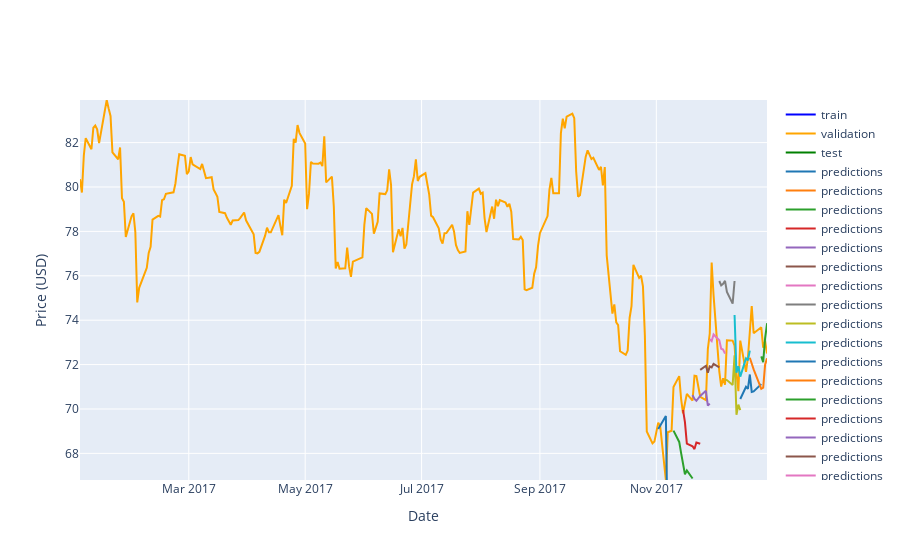

Source (notebook cell):
### Code cell
import plotly.graph_objects as go
import plotly.offline as py

# Plotly colors
colors = [
    '#1f77b4',  # muted blue
    '#ff7f0e',  # safety orange
    '#2ca02c',  # cooked asparagus green
    '#d62728',  # brick red
    '#9467bd',  # muted purple
    '#8c564b',  # chestnut brown
    '#e377c2',  # raspberry yogurt pink
    '#7f7f7f',  # middle gray
    '#bcbd22',  # curry yellow-green
    '#17becf'   # blue-teal
]

# Plot validation predictions
fig = go.Figure()

# Add traces
fig.add_trace(go.Scatter(x=train_df['Date'], 
                         y=train_df['Close'],
                         mode='lines',
                         name='train',
                         line=dict(color='blue')))
fig.add_trace(go.Scatter(x=valid_df['Date'], 
                         y=valid_df['Close'],
                         mode='lines',
                         name='validation',
                         line=dict(color='orange')))
fig.add_trace(go.Scatter(x=test_df['Date'], 
                         y=test_df['Close'],
                         mode='lines',
                         name='test',
                         line=dict(color='green')))

# Plot the predictions
n = 0
for key in preds_dict:
    fig.add_trace(go.Scatter(x=train_val[key:key+H]['Date'], 
                             y=preds_dict[key],
                             mode='lines',
                             name='predictions',
                             line=dict(color=colors[n%len(colors)])))
    n = n + 1

fig.update_layout(yaxis=dict(title='Price (USD)'),
                  xaxis=dict(title='Date'))
fig.update_xaxes(range=[valid_df['Date'].min(), valid_df['Date'].max()])
fig.update_yaxes(range=[valid_df['Close'].min(), valid_df['Close'].max()])
py.iplot(fig, filename='StockPricePrediction_v3_xgboost_val_' + str(pred_day))

### Figure 1 — Plotly figure (JSON) as saved in the notebook; plotly's stock layout.template omitted (floating-point values rounded to 4 significant figures; data arrays with more than 128 entries replaced by an {"elided": "..."} marker saying what was removed)
{"data": [{"line": {"color": "blue"}, "mode": "lines", "name": "train", "type": "scatter", "x": {"elided": "1008 str values"}, "y": {"elided": "1008 float values"}}, {"line": {"color": "orange"}, "mode": "lines", "name": "validation", "type": "scatter", "x": {"elided": "251 str values"}, "y": {"elided": "251 float values"}}, {"line": {"color": "green"}, "mode": "lines", "name": "test", "type": "scatter", "x": {"elided": "251 str values"}, "y": {"elided": "251 float values"}}, {"line": {"color": "#1f77b4"}, "mode": "lines", "name": "predictions", "type": "scatter", "x": ["2017-11-02T00:00:00", "2017-11-03T00:00:00", "2017-11-06T00:00:00", "2017-11-07T00:00:00", "2017-11-08T00:00:00", "2017-11-09T00:00:00", "2017-11-10T00:00:00"], "y": [69.1, 69.23, 69.69, 63.83, 64.77, 64.42, 64.17]}, {"line": {"color": "#ff7f0e"}, "mode": "lines", "name": "predictions", "type": "scatter", "x": ["2017-11-07T00:00:00", "2017-11-08T00:00:00", "2017-11-09T00:00:00", "2017-11-10T00:00:00", "2017-11-13T00:00:00", "2017-11-14T00:00:00", "2017-11-15T00:00:00"], "y": [61.37, 62.1, 62.17, 62.14, 61.76, 61.22, 60.9]}, {"line": {"color": "#2ca02c"}, "mode": "lines", "name": "predictions", "type": "scatter", "x": ["2017-11-10T00:00:00", "2017-11-13T00:00:00", "2017-11-14T00:00:00", "2017-11-15T00:00:00", "2017-11-16T00:00:00", "2017-11-17T00:00:00", "2017-11-20T00:00:00"], "y": [69.03, 68.52, 68.01, 67.43, 67.06, 67.23, 66.87]}, {"line": {"color": "#d62728"}, "mode": "lines", "name": "predictions", "type": "scatter", "x": ["2017-11-15T00:00:00", "2017-11-16T00:00:00", "2017-11-17T00:00:00", "2017-11-20T00:00:00", "2017-11-21T00:00:00", "2017-11-22T00:00:00", "2017-11-24T00:00:00"], "y": [69.96, 69.41, 68.44, 68.32, 68.19, 68.49, 68.43]}, {"line": {"color": "#9467bd"}, "mode": "lines", "name": "predictions", "type": "scatter", "x": ["2017-11-20T00:00:00", "2017-11-21T00:00:00", "2017-11-22T00:00:00", "2017-11-24T00:00:00", "2017-11-27T00:00:00", "2017-11-28T00:00:00", "2017-11-29T00:00:00"], "y": [70.62, 70.46, 70.37, 70.59, 70.82, 70.15, 70.24]}, {"line": {"color": "#8c564b"}, "mode": "lines", "name": "predictions", "type": "scatter", "x": ["2017-11-24T00:00:00", "2017-11-27T00:00:00", "2017-11-28T00:00:00", "2017-11-29T00:00:00", "2017-11-30T00:00:00", "2017-12-01T00:00:00", "2017-12-04T00:00:00"], "y": [71.76, 71.95, 71.64, 71.92, 71.88, 72.03, 71.87]}, {"line": {"color": "#e377c2"}, "mode": "lines", "name": "predictions", "type": "scatter", "x": ["2017-11-29T00:00:00", "2017-11-30T00:00:00", "2017-12-01T00:00:00", "2017-12-04T00:00:00", "2017-12-05T00:00:00", "2017-12-06T00:00:00", "2017-12-07T00:00:00"], "y": [73.14, 73.06, 73.36, 73.09, 72.71, 72.68, 72.49]}, {"line": {"color": "#7f7f7f"}, "mode": "lines", "name": "predictions", "type": "scatter", "x": ["2017-12-04T00:00:00", "2017-12-05T00:00:00", "2017-12-06T00:00:00", "2017-12-07T00:00:00", "2017-12-08T00:00:00", "2017-12-11T00:00:00", "2017-12-12T00:00:00"], "y": [75.77, 75.57, 75.64, 75.77, 75.27, 74.75, 75.77]}, {"line": {"color": "#bcbd22"}, "mode": "lines", "name": "predictions", "type": "scatter", "x": ["2017-12-07T00:00:00", "2017-12-08T00:00:00", "2017-12-11T00:00:00", "2017-12-12T00:00:00", "2017-12-13T00:00:00", "2017-12-14T00:00:00", "2017-12-15T00:00:00"], "y": [71.32, 71.3, 71.08, 72.41, 69.74, 70.19, 69.95]}, {"line": {"color": "#17becf"}, "mode": "lines", "name": "predictions", "type": "scatter", "x": ["2017-12-12T00:00:00", "2017-12-13T00:00:00", "2017-12-14T00:00:00", "2017-12-15T00:00:00", "2017-12-18T00:00:00", "2017-12-19T00:00:00", "2017-12-20T00:00:00"], "y": [74.23, 71.64, 71.92, 71.46, 72.28, 72.2, 72.63]}, {"line": {"color": "#1f77b4"}, "mode": "lines", "name": "predictions", "type": "scatter", "x": ["2017-12-15T00:00:00", "2017-12-18T00:00:00", "2017-12-19T00:00:00", "2017-12-20T00:00:00", "2017-12-21T00:00:00", "2017-12-22T00:00:00", "2017-12-26T00:00:00"], "y": [70.45, 71.0, 70.9, 71.55, 70.77, 70.79, 71.12]}, {"line": {"color": "#ff7f0e"}, "mode": "lines", "name": "predictions", "type": "scatter", "x": ["2017-12-20T00:00:00", "2017-12-21T00:00:00", "2017-12-22T00:00:00", "2017-12-26T00:00:00", "2017-12-27T00:00:00", "2017-12-28T00:00:00", "2017-12-29T00:00:00"], "y": [72.31, 72.04, 71.78, 70.91, 70.96, 71.99, 72.28]}, {"line": {"color": "#2ca02c"}, "mode": "lines", "name": "predictions", "type": "scatter", "x": ["2017-12-26T00:00:00", "2017-12-27T00:00:00", "2017-12-28T00:00:00", "2017-12-29T00:00:00", "2018-01-02T00:00:00", "2018-01-03T00:00:00", "2018-01-04T00:00:00"], "y": [72.37, 72.1, 73.18, 73.83, 73.91, 74.02, 73.89]}, {"line": {"color": "#d62728"}, "mode": "lines", "name": "predictions", "type": "scatter", "x": ["2017-12-29T00:00:00", "2018-01-02T00:00:00", "2018-01-03T00:00:00", "2018-01-04T00:00:00", "2018-01-05T00:00:00", "2018-01-08T00:00:00", "2018-01-09T00:00:00"], "y": [73.51, 73.49, 73.36, 73.16, 73.26, 73.07, 73.01]}, {"line": {"color": "#9467bd"}, "mode": "lines", "name": "predictions", "type": "scatter", "x": ["2018-01-04T00:00:00", "2018-01-05T00:00:00", "2018-01-08T00:00:00", "2018-01-09T00:00:00", "2018-01-10T00:00:00", "2018-01-11T00:00:00", "2018-01-12T00:00:00"], "y": [73.36, 73.67, 73.17, 73.02, 73.65, 73.72, 73.51]}, {"line": {"color": "#8c564b"}, "mode": "lines", "name": "predictions", "type": "scatter", "x": ["2018-01-09T00:00:00", "2018-01-10T00:00:00", "2018-01-11T00:00:00", "2018-01-12T00:00:00", "2018-01-16T00:00:00", "2018-01-17T00:00:00", "2018-01-18T00:00:00"], "y": [77.57, 78.27, 77.99, 77.13, 76.41, 76.07, 76.42]}, {"line": {"color": "#e377c2"}, "mode": "lines", "name": "predictions", "type": "scatter", "x": ["2018-01-12T00:00:00", "2018-01-16T00:00:00", "2018-01-17T00:00:00", "2018-01-18T00:00:00", "2018-01-19T00:00:00", "2018-01-22T00:00:00", "2018-01-23T00:00:00"], "y": [78.36, 77.43, 77.31, 77.01, 76.93, 76.91, 76.71]}, {"line": {"color": "#7f7f7f"}, "mode": "lines", "name": "predictions", "type": "scatter", "x": ["2018-01-18T00:00:00", "2018-01-19T00:00:00", "2018-01-22T00:00:00", "2018-01-23T00:00:00", "2018-01-24T00:00:00", "2018-01-25T00:00:00", "2018-01-26T00:00:00"], "y": [79.17, 79.13, 78.94, 78.97, 79.06, 79.41, 79.5]}, {"line": {"color": "#bcbd22"}, "mode": "lines", "name": "predictions", "type": "scatter", "x": ["2018-01-23T00:00:00", "2018-01-24T00:00:00", "2018-01-25T00:00:00", "2018-01-26T00:00:00", "2018-01-29T00:00:00", "2018-01-30T00:00:00", "2018-01-31T00:00:00"], "y": [80.55, 80.1, 80.58, 80.62, 80.47, 80.71, 80.84]}, {"line": {"color": "#17becf"}, "mode": "lines", "name": "predictions", "type": "scatter", "x": ["2018-01-26T00:00:00", "2018-01-29T00:00:00", "2018-01-30T00:00:00", "2018-01-31T00:00:00", "2018-02-01T00:00:00", "2018-02-02T00:00:00", "2018-02-05T00:00:00"], "y": [81.76, 81.57, 81.68, 81.63, 81.68, 81.73, 81.74]}, {"line": {"color": "#1f77b4"}, "mode": "lines", "name": "predictions", "type": "scatter", "x": ["2018-01-31T00:00:00", "2018-02-01T00:00:00", "2018-02-02T00:00:00", "2018-02-05T00:00:00", "2018-02-06T00:00:00", "2018-02-07T00:00:00", "2018-02-08T00:00:00"], "y": [80.69, 80.42, 80.78, 80.86, 80.75, 80.74, 78.58]}, {"line": {"color": "#ff7f0e"}, "mode": "lines", "name": "predictions", "type": "scatter", "x": ["2018-02-05T00:00:00", "2018-02-06T00:00:00", "2018-02-07T00:00:00", "2018-02-08T00:00:00", "2018-02-09T00:00:00", "2018-02-12T00:00:00", "2018-02-13T00:00:00"], "y": [76.63, 76.41, 76.67, 74.91, 74.91, 75.06, 74.95]}, {"line": {"color": "#2ca02c"}, "mode": "lines", "name": "predictions", "type": "scatter", "x": ["2018-02-08T00:00:00", "2018-02-09T00:00:00", "2018-02-12T00:00:00", "2018-02-13T00:00:00", "2018-02-14T00:00:00", "2018-02-15T00:00:00", "2018-02-16T00:00:00"], "y": [72.85, 73.0, 72.95, 72.88, 73.28, 73.37, 73.23]}, {"line": {"color": "#d62728"}, "mode": "lines", "name": "predictions", "type": "scatter", "x": ["2018-02-13T00:00:00", "2018-02-14T00:00:00", "2018-02-15T00:00:00", "2018-02-16T00:00:00", "2018-02-20T00:00:00", "2018-02-21T00:00:00", "2018-02-22T00:00:00"], "y": [69.76, 68.98, 69.0, 68.93, 68.13, 68.14, 68.1]}, {"line": {"color": "#9467bd"}, "mode": "lines", "name": "predictions", "type": "scatter", "x": ["2018-02-16T00:00:00", "2018-02-20T00:00:00", "2018-02-21T00:00:00", "2018-02-22T00:00:00", "2018-02-23T00:00:00", "2018-02-26T00:00:00", "2018-02-27T00:00:00"], "y": [70.31, 69.7, 69.77, 69.69, 69.55, 68.95, 69.04]}, {"line": {"color": "#8c564b"}, "mode": "lines", "name": "predictions", "type": "scatter", "x": ["2018-02-22T00:00:00", "2018-02-23T00:00:00", "2018-02-26T00:00:00", "2018-02-27T00:00:00", "2018-02-28T00:00:00", "2018-03-01T00:00:00", "2018-03-02T00:00:00"], "y": [68.98, 68.59, 68.52, 68.11, 68.19, 67.92, 67.03]}, {"line": {"color": "#e377c2"}, "mode": "lines", "name": "predictions", "type": "scatter", "x": ["2018-02-27T00:00:00", "2018-02-28T00:00:00", "2018-03-01T00:00:00", "2018-03-02T00:00:00", "2018-03-05T00:00:00", "2018-03-06T00:00:00", "2018-03-07T00:00:00"], "y": [67.48, 67.61, 67.75, 67.34, 67.45, 67.57, 67.74]}, {"line": {"color": "#7f7f7f"}, "mode": "lines", "name": "predictions", "type": "scatter", "x": ["2018-03-02T00:00:00", "2018-03-05T00:00:00", "2018-03-06T00:00:00", "2018-03-07T00:00:00", "2018-03-08T00:00:00", "2018-03-09T00:00:00", "2018-03-12T00:00:00"], "y": [66.38, 66.31, 66.03, 66.29, 66.61, 66.58, 66.35]}, {"line": {"color": "#bcbd22"}, "mode": "lines", "name": "predictions", "type": "scatter", "x": ["2018-03-07T00:00:00", "2018-03-08T00:00:00", "2018-03-09T00:00:00", "2018-03-12T00:00:00", "2018-03-13T00:00:00", "2018-03-14T00:00:00", "2018-03-15T00:00:00"], "y": [68.0, 68.17, 68.14, 67.95, 68.02, 68.39, 68.43]}, {"line": {"color": "#17becf"}, "mode": "lines", "name": "predictions", "type": "scatter", "x": ["2018-03-12T00:00:00", "2018-03-13T00:00:00", "2018-03-14T00:00:00", "2018-03-15T00:00:00", "2018-03-16T00:00:00", "2018-03-19T00:00:00", "2018-03-20T00:00:00"], "y": [68.96, 68.94, 69.06, 69.17, 69.08, 68.96, 68.84]}, {"line": {"color": "#1f77b4"}, "mode": "lines", "name": "predictions", "type": "scatter", "x": ["2018-03-15T00:00:00", "2018-03-16T00:00:00", "2018-03-19T00:00:00", "2018-03-20T00:00:00", "2018-03-21T00:00:00", "2018-03-22T00:00:00", "2018-03-23T00:00:00"], "y": [67.16, 67.21, 67.06, 67.09, 67.24, 67.32, 67.31]}, {"line": {"color": "#ff7f0e"}, "mode": "lines", "name": "predictions", "type": "scatter", "x": ["2018-03-20T00:00:00", "2018-03-21T00:00:00", "2018-03-22T00:00:00", "2018-03-23T00:00:00", "2018-03-26T00:00:00", "2018-03-27T00:00:00", "2018-03-28T00:00:00"], "y": [63.62, 63.81, 63.95, 63.86, 63.78, 63.96, 64.11]}, {"line": {"color": "#2ca02c"}, "mode": "lines", "name": "predictions", "type": "scatter", "x": ["2018-03-23T00:00:00", "2018-03-26T00:00:00", "2018-03-27T00:00:00", "2018-03-28T00:00:00", "2018-03-29T00:00:00", "2018-04-02T00:00:00", "2018-04-03T00:00:00"], "y": [61.75, 61.7, 61.98, 62.07, 62.17, 62.07, 62.15]}, {"line": {"color": "#d62728"}, "mode": "lines", "name": "predictions", "type": "scatter", "x": ["2018-03-28T00:00:00", "2018-03-29T00:00:00", "2018-04-02T00:00:00", "2018-04-03T00:00:00", "2018-04-04T00:00:00", "2018-04-05T00:00:00", "2018-04-06T00:00:00"], "y": [60.59, 60.56, 60.55, 60.93, 61.19, 61.13, 60.93]}, {"line": {"color": "#9467bd"}, "mode": "lines", "name": "predictions", "type": "scatter", "x": ["2018-04-03T00:00:00", "2018-04-04T00:00:00", "2018-04-05T00:00:00", "2018-04-06T00:00:00", "2018-04-09T00:00:00", "2018-04-10T00:00:00", "2018-04-11T00:00:00"], "y": [61.32, 61.38, 61.23, 61.08, 60.92, 61.11, 60.99]}, {"line": {"color": "#8c564b"}, "mode": "lines", "name": "predictions", "type": "scatter", "x": ["2018-04-06T00:00:00", "2018-04-09T00:00:00", "2018-04-10T00:00:00", "2018-04-11T00:00:00", "2018-04-12T00:00:00", "2018-04-13T00:00:00", "2018-04-16T00:00:00"], "y": [64.61, 64.42, 64.34, 64.18, 63.92, 63.96, 63.8]}, {"line": {"color": "#e377c2"}, "mode": "lines", "name": "predictions", "type": "scatter", "x": ["2018-04-11T00:00:00", "2018-04-12T00:00:00", "2018-04-13T00:00:00", "2018-04-16T00:00:00", "2018-04-17T00:00:00", "2018-04-18T00:00:00", "2018-04-19T00:00:00"], "y": [63.83, 63.65, 63.69, 63.78, 64.0, 63.53, 63.54]}, {"line": {"color": "#7f7f7f"}, "mode": "lines", "name": "predictions", "type": "scatter", "x": ["2018-04-16T00:00:00", "2018-04-17T00:00:00", "2018-04-18T00:00:00", "2018-04-19T00:00:00", "2018-04-20T00:00:00", "2018-04-23T00:00:00", "2018-04-24T00:00:00"], "y": [63.52, 63.64, 63.46, 63.93, 63.77, 64.14, 64.02]}, {"line": {"color": "#bcbd22"}, "mode": "lines", "name": "predictions", "type": "scatter", "x": ["2018-04-19T00:00:00", "2018-04-20T00:00:00", "2018-04-23T00:00:00", "2018-04-24T00:00:00", "2018-04-25T00:00:00", "2018-04-26T00:00:00", "2018-04-27T00:00:00"], "y": [67.07, 66.86, 67.13, 67.0, 66.53, 66.5, 66.56]}, {"line": {"color": "#17becf"}, "mode": "lines", "name": "predictions", "type": "scatter", "x": ["2018-04-24T00:00:00", "2018-04-25T00:00:00", "2018-04-26T00:00:00", "2018-04-27T00:00:00", "2018-04-30T00:00:00", "2018-05-01T00:00:00", "2018-05-02T00:00:00"], "y": [65.2, 64.86, 64.73, 64.72, 64.67, 64.4, 64.36]}, {"line": {"color": "#1f77b4"}, "mode": "lines", "name": "predictions", "type": "scatter", "x": ["2018-04-27T00:00:00", "2018-04-30T00:00:00", "2018-05-01T00:00:00", "2018-05-02T00:00:00", "2018-05-03T00:00:00", "2018-05-04T00:00:00", "2018-05-07T00:00:00"], "y": [68.94, 69.14, 69.14, 68.72, 69.44, 69.44, 69.67]}, {"line": {"color": "#ff7f0e"}, "mode": "lines", "name": "predictions", "type": "scatter", "x": ["2018-05-02T00:00:00", "2018-05-03T00:00:00", "2018-05-04T00:00:00", "2018-05-07T00:00:00", "2018-05-08T00:00:00", "2018-05-09T00:00:00", "2018-05-10T00:00:00"], "y": [67.56, 68.0, 67.84, 67.73, 67.2, 66.66, 66.67]}, {"line": {"color": "#2ca02c"}, "mode": "lines", "name": "predictions", "type": "scatter", "x": ["2018-05-07T00:00:00", "2018-05-08T00:00:00", "2018-05-09T00:00:00", "2018-05-10T00:00:00", "2018-05-11T00:00:00", "2018-05-14T00:00:00", "2018-05-15T00:00:00"], "y": [63.12, 62.92, 62.29, 61.51, 61.25, 56.86, 57.34]}, {"line": {"color": "#d62728"}, "mode": "lines", "name": "predictions", "type": "scatter", "x": ["2018-05-10T00:00:00", "2018-05-11T00:00:00", "2018-05-14T00:00:00", "2018-05-15T00:00:00", "2018-05-16T00:00:00", "2018-05-17T00:00:00", "2018-05-18T00:00:00"], "y": [60.67, 60.07, 55.56, 55.93, 56.38, 56.98, 56.73]}, {"line": {"color": "#9467bd"}, "mode": "lines", "name": "predictions", "type": "scatter", "x": ["2018-05-15T00:00:00", "2018-05-16T00:00:00", "2018-05-17T00:00:00", "2018-05-18T00:00:00", "2018-05-21T00:00:00", "2018-05-22T00:00:00", "2018-05-23T00:00:00"], "y": [67.39, 67.8, 68.55, 68.15, 67.49, 66.86, 66.45]}, {"line": {"color": "#8c564b"}, "mode": "lines", "name": "predictions", "type": "scatter", "x": ["2018-05-18T00:00:00", "2018-05-21T00:00:00", "2018-05-22T00:00:00", "2018-05-23T00:00:00", "2018-05-24T00:00:00", "2018-05-25T00:00:00", "2018-05-29T00:00:00"], "y": [65.35, 65.02, 64.74, 64.57, 65.04, 65.01, 65.08]}, {"line": {"color": "#e377c2"}, "mode": "lines", "name": "predictions", "type": "scatter", "x": ["2018-05-23T00:00:00", "2018-05-24T00:00:00", "2018-05-25T00:00:00", "2018-05-29T00:00:00", "2018-05-30T00:00:00", "2018-05-31T00:00:00", "2018-06-01T00:00:00"], "y": [65.59, 66.24, 66.11, 65.9, 65.81, 66.09, 66.81]}, {"line": {"color": "#7f7f7f"}, "mode": "lines", "name": "predictions", "type": "scatter", "x": ["2018-05-29T00:00:00", "2018-05-30T00:00:00", "2018-05-31T00:00:00", "2018-06-01T00:00:00", "2018-06-04T00:00:00", "2018-06-05T00:00:00", "2018-06-06T00:00:00"], "y": [65.99, 66.18, 66.22, 66.75, 67.04, 66.99, 66.63]}, {"line": {"color": "#bcbd22"}, "mode": "lines", "name": "predictions", "type": "scatter", "x": ["2018-06-01T00:00:00", "2018-06-04T00:00:00", "2018-06-05T00:00:00", "2018-06-06T00:00:00", "2018-06-07T00:00:00", "2018-06-08T00:00:00", "2018-06-11T00:00:00"], "y": [63.73, 63.74, 63.67, 63.3, 63.16, 62.72, 62.29]}, {"line": {"color": "#17becf"}, "mode": "lines", "name": "predictions", "type": "scatter", "x": ["2018-06-06T00:00:00", "2018-06-07T00:00:00", "2018-06-08T00:00:00", "2018-06-11T00:00:00", "2018-06-12T00:00:00", "2018-06-13T00:00:00", "2018-06-14T00:00:00"], "y": [62.89, 62.51, 62.23, 62.3, 62.09, 62.1, 62.05]}, {"line": {"color": "#1f77b4"}, "mode": "lines", "name": "predictions", "type": "scatter", "x": ["2018-06-11T00:00:00", "2018-06-12T00:00:00", "2018-06-13T00:00:00", "2018-06-14T00:00:00", "2018-06-15T00:00:00", "2018-06-18T00:00:00", "2018-06-19T00:00:00"], "y": [65.94, 65.98, 66.01, 65.9, 65.97, 66.11, 66.1]}, {"line": {"color": "#ff7f0e"}, "mode": "lines", "name": "predictions", "type": "scatter", "x": ["2018-06-14T00:00:00", "2018-06-15T00:00:00", "2018-06-18T00:00:00", "2018-06-19T00:00:00", "2018-06-20T00:00:00", "2018-06-21T00:00:00", "2018-06-22T00:00:00"], "y": [68.35, 68.27, 68.54, 68.34, 68.43, 68.02, 67.68]}, {"line": {"color": "#2ca02c"}, "mode": "lines", "name": "predictions", "type": "scatter", "x": ["2018-06-19T00:00:00", "2018-06-20T00:00:00", "2018-06-21T00:00:00", "2018-06-22T00:00:00", "2018-06-25T00:00:00", "2018-06-26T00:00:00", "2018-06-27T00:00:00"], "y": [67.46, 67.45, 67.45, 67.43, 67.68, 67.81, 67.96]}, {"line": {"color": "#d62728"}, "mode": "lines", "name": "predictions", "type": "scatter", "x": ["2018-06-22T00:00:00", "2018-06-25T00:00:00", "2018-06-26T00:00:00", "2018-06-27T00:00:00", "2018-06-28T00:00:00", "2018-06-29T00:00:00", "2018-07-02T00:00:00"], "y": [71.27, 71.61, 71.79, 72.4, 72.23, 72.9, 73.26]}, {"line": {"color": "#9467bd"}, "mode": "lines", "name": "predictions", "type": "scatter", "x": ["2018-06-27T00:00:00", "2018-06-28T00:00:00", "2018-06-29T00:00:00", "2018-07-02T00:00:00", "2018-07-03T00:00:00", "2018-07-05T00:00:00", "2018-07-06T00:00:00"], "y": [70.36, 70.34, 70.86, 70.85, 71.12, 71.16, 71.01]}, {"line": {"color": "#8c564b"}, "mode": "lines", "name": "predictions", "type": "scatter", "x": ["2018-07-02T00:00:00", "2018-07-03T00:00:00", "2018-07-05T00:00:00", "2018-07-06T00:00:00", "2018-07-09T00:00:00", "2018-07-10T00:00:00", "2018-07-11T00:00:00"], "y": [64.04, 63.76, 63.54, 63.65, 64.06, 64.24, 63.84]}, {"line": {"color": "#e377c2"}, "mode": "lines", "name": "predictions", "type": "scatter", "x": ["2018-07-06T00:00:00", "2018-07-09T00:00:00", "2018-07-10T00:00:00", "2018-07-11T00:00:00", "2018-07-12T00:00:00", "2018-07-13T00:00:00", "2018-07-16T00:00:00"], "y": [64.64, 64.83, 64.58, 63.85, 63.93, 63.44, 63.69]}, {"line": {"color": "#7f7f7f"}, "mode": "lines", "name": "predictions", "type": "scatter", "x": ["2018-07-11T00:00:00", "2018-07-12T00:00:00", "2018-07-13T00:00:00", "2018-07-16T00:00:00", "2018-07-17T00:00:00", "2018-07-18T00:00:00", "2018-07-19T00:00:00"], "y": [68.19, 67.79, 67.54, 67.57, 67.48, 68.04, 68.42]}, {"line": {"color": "#bcbd22"}, "mode": "lines", "name": "predictions", "type": "scatter", "x": ["2018-07-16T00:00:00", "2018-07-17T00:00:00", "2018-07-18T00:00:00", "2018-07-19T00:00:00", "2018-07-20T00:00:00", "2018-07-23T00:00:00", "2018-07-24T00:00:00"], "y": [68.47, 68.64, 68.91, 69.52, 68.82, 68.43, 68.5]}, {"line": {"color": "#17becf"}, "mode": "lines", "name": "predictions", "type": "scatter", "x": ["2018-07-19T00:00:00", "2018-07-20T00:00:00", "2018-07-23T00:00:00", "2018-07-24T00:00:00", "2018-07-25T00:00:00", "2018-07-26T00:00:00", "2018-07-27T00:00:00"], "y": [68.49, 67.87, 67.75, 67.65, 67.58, 67.78, 67.19]}, {"line": {"color": "#1f77b4"}, "mode": "lines", "name": "predictions", "type": "scatter", "x": ["2018-07-24T00:00:00", "2018-07-25T00:00:00", "2018-07-26T00:00:00", "2018-07-27T00:00:00", "2018-07-30T00:00:00", "2018-07-31T00:00:00", "2018-08-01T00:00:00"], "y": [66.19, 66.4, 66.58, 66.01, 66.02, 65.78, 66.1]}, {"line": {"color": "#ff7f0e"}, "mode": "lines", "name": "predictions", "type": "scatter", "x": ["2018-07-27T00:00:00", "2018-07-30T00:00:00", "2018-07-31T00:00:00", "2018-08-01T00:00:00", "2018-08-02T00:00:00", "2018-08-03T00:00:00", "2018-08-06T00:00:00"], "y": [65.96, 66.0, 65.75, 66.09, 65.96, 65.95, 66.07]}, {"line": {"color": "#2ca02c"}, "mode": "lines", "name": "predictions", "type": "scatter", "x": ["2018-08-01T00:00:00", "2018-08-02T00:00:00", "2018-08-03T00:00:00", "2018-08-06T00:00:00", "2018-08-07T00:00:00", "2018-08-08T00:00:00", "2018-08-09T00:00:00"], "y": [65.27, 65.11, 65.16, 65.6, 65.67, 65.77, 66.0]}, {"line": {"color": "#d62728"}, "mode": "lines", "name": "predictions", "type": "scatter", "x": ["2018-08-06T00:00:00", "2018-08-07T00:00:00", "2018-08-08T00:00:00", "2018-08-09T00:00:00", "2018-08-10T00:00:00", "2018-08-13T00:00:00", "2018-08-14T00:00:00"], "y": [65.22, 65.36, 65.34, 65.65, 65.72, 65.75, 65.68]}, {"line": {"color": "#9467bd"}, "mode": "lines", "name": "predictions", "type": "scatter", "x": ["2018-08-09T00:00:00", "2018-08-10T00:00:00", "2018-08-13T00:00:00", "2018-08-14T00:00:00", "2018-08-15T00:00:00", "2018-08-16T00:00:00", "2018-08-17T00:00:00"], "y": [68.59, 68.28, 68.25, 68.25, 68.25, 68.11, 68.03]}, {"line": {"color": "#8c564b"}, "mode": "lines", "name": "predictions", "type": "scatter", "x": ["2018-08-14T00:00:00", "2018-08-15T00:00:00", "2018-08-16T00:00:00", "2018-08-17T00:00:00", "2018-08-20T00:00:00", "2018-08-21T00:00:00", "2018-08-22T00:00:00"], "y": [69.57, 69.64, 69.46, 69.44, 69.53, 69.65, 69.98]}, {"line": {"color": "#e377c2"}, "mode": "lines", "name": "predictions", "type": "scatter", "x": ["2018-08-17T00:00:00", "2018-08-20T00:00:00", "2018-08-21T00:00:00", "2018-08-22T00:00:00", "2018-08-23T00:00:00", "2018-08-24T00:00:00", "2018-08-27T00:00:00"], "y": [73.28, 73.24, 73.33, 73.53, 73.53, 73.21, 73.36]}, {"line": {"color": "#7f7f7f"}, "mode": "lines", "name": "predictions", "type": "scatter", "x": ["2018-08-22T00:00:00", "2018-08-23T00:00:00", "2018-08-24T00:00:00", "2018-08-27T00:00:00", "2018-08-28T00:00:00", "2018-08-29T00:00:00", "2018-08-30T00:00:00"], "y": [73.85, 73.52, 73.4, 73.68, 73.08, 72.97, 72.86]}, {"line": {"color": "#bcbd22"}, "mode": "lines", "name": "predictions", "type": "scatter", "x": ["2018-08-27T00:00:00", "2018-08-28T00:00:00", "2018-08-29T00:00:00", "2018-08-30T00:00:00", "2018-08-31T00:00:00", "2018-09-04T00:00:00", "2018-09-05T00:00:00"], "y": [74.42, 73.7, 73.66, 73.27, 73.3, 73.15, 73.08]}, {"line": {"color": "#17becf"}, "mode": "lines", "name": "predictions", "type": "scatter", "x": ["2018-08-30T00:00:00", "2018-08-31T00:00:00", "2018-09-04T00:00:00", "2018-09-05T00:00:00", "2018-09-06T00:00:00", "2018-09-07T00:00:00", "2018-09-10T00:00:00"], "y": [74.18, 74.25, 74.19, 74.1, 74.1, 74.21, 74.27]}, {"line": {"color": "#1f77b4"}, "mode": "lines", "name": "predictions", "type": "scatter", "x": ["2018-09-05T00:00:00", "2018-09-06T00:00:00", "2018-09-07T00:00:00", "2018-09-10T00:00:00", "2018-09-11T00:00:00", "2018-09-12T00:00:00", "2018-09-13T00:00:00"], "y": [73.99, 74.11, 74.33, 74.6, 74.55, 74.55, 74.52]}, {"line": {"color": "#ff7f0e"}, "mode": "lines", "name": "predictions", "type": "scatter", "x": ["2018-09-10T00:00:00", "2018-09-11T00:00:00", "2018-09-12T00:00:00", "2018-09-13T00:00:00", "2018-09-14T00:00:00", "2018-09-17T00:00:00", "2018-09-18T00:00:00"], "y": [77.61, 77.76, 77.89, 77.86, 77.75, 77.69, 77.58]}, {"line": {"color": "#2ca02c"}, "mode": "lines", "name": "predictions", "type": "scatter", "x": ["2018-09-13T00:00:00", "2018-09-14T00:00:00", "2018-09-17T00:00:00", "2018-09-18T00:00:00", "2018-09-19T00:00:00", "2018-09-20T00:00:00", "2018-09-21T00:00:00"], "y": [77.53, 77.88, 77.79, 77.62, 77.58, 77.3, 77.48]}, {"line": {"color": "#d62728"}, "mode": "lines", "name": "predictions", "type": "scatter", "x": ["2018-09-18T00:00:00", "2018-09-19T00:00:00", "2018-09-20T00:00:00", "2018-09-21T00:00:00", "2018-09-24T00:00:00", "2018-09-25T00:00:00", "2018-09-26T00:00:00"], "y": [77.94, 78.17, 77.89, 77.83, 77.55, 77.49, 77.6]}, {"line": {"color": "#9467bd"}, "mode": "lines", "name": "predictions", "type": "scatter", "x": ["2018-09-21T00:00:00", "2018-09-24T00:00:00", "2018-09-25T00:00:00", "2018-09-26T00:00:00", "2018-09-27T00:00:00", "2018-09-28T00:00:00", "2018-10-01T00:00:00"], "y": [79.36, 79.22, 79.66, 79.88, 79.79, 79.76, 80.1]}, {"line": {"color": "#8c564b"}, "mode": "lines", "name": "predictions", "type": "scatter", "x": ["2018-09-26T00:00:00", "2018-09-27T00:00:00", "2018-09-28T00:00:00", "2018-10-01T00:00:00", "2018-10-02T00:00:00", "2018-10-03T00:00:00", "2018-10-04T00:00:00"], "y": [77.98, 77.96, 77.96, 78.39, 78.34, 78.3, 78.52]}, {"line": {"color": "#e377c2"}, "mode": "lines", "name": "predictions", "type": "scatter", "x": ["2018-10-01T00:00:00", "2018-10-02T00:00:00", "2018-10-03T00:00:00", "2018-10-04T00:00:00", "2018-10-05T00:00:00", "2018-10-08T00:00:00", "2018-10-09T00:00:00"], "y": [79.45, 79.28, 79.19, 79.35, 79.26, 79.38, 79.23]}, {"line": {"color": "#7f7f7f"}, "mode": "lines", "name": "predictions", "type": "scatter", "x": ["2018-10-04T00:00:00", "2018-10-05T00:00:00", "2018-10-08T00:00:00", "2018-10-09T00:00:00", "2018-10-10T00:00:00", "2018-10-11T00:00:00", "2018-10-12T00:00:00"], "y": [80.1, 80.05, 80.26, 80.15, 80.37, 80.3, 80.29]}, {"line": {"color": "#bcbd22"}, "mode": "lines", "name": "predictions", "type": "scatter", "x": ["2018-10-09T00:00:00", "2018-10-10T00:00:00", "2018-10-11T00:00:00", "2018-10-12T00:00:00", "2018-10-15T00:00:00", "2018-10-16T00:00:00", "2018-10-17T00:00:00"], "y": [79.47, 79.75, 79.4, 79.34, 79.38, 79.28, 79.37]}, {"line": {"color": "#17becf"}, "mode": "lines", "name": "predictions", "type": "scatter", "x": ["2018-10-12T00:00:00", "2018-10-15T00:00:00", "2018-10-16T00:00:00", "2018-10-17T00:00:00", "2018-10-18T00:00:00", "2018-10-19T00:00:00", "2018-10-22T00:00:00"], "y": [72.98, 72.88, 72.72, 72.67, 72.59, 72.64, 72.28]}, {"line": {"color": "#1f77b4"}, "mode": "lines", "name": "predictions", "type": "scatter", "x": ["2018-10-17T00:00:00", "2018-10-18T00:00:00", "2018-10-19T00:00:00", "2018-10-22T00:00:00", "2018-10-23T00:00:00", "2018-10-24T00:00:00", "2018-10-25T00:00:00"], "y": [74.05, 74.09, 74.52, 74.53, 73.93, 74.02, 74.03]}, {"line": {"color": "#ff7f0e"}, "mode": "lines", "name": "predictions", "type": "scatter", "x": ["2018-10-22T00:00:00", "2018-10-23T00:00:00", "2018-10-24T00:00:00", "2018-10-25T00:00:00", "2018-10-26T00:00:00", "2018-10-29T00:00:00", "2018-10-30T00:00:00"], "y": [74.25, 73.79, 73.77, 73.96, 73.86, 73.49, 73.09]}], "layout": {"xaxis": {"range": ["2017-01-03T00:00:00", "2017-12-29T00:00:00"], "title": {"text": "Date"}}, "yaxis": {"range": [66.8, 83.92], "title": {"text": "Price (USD)"}}}}
